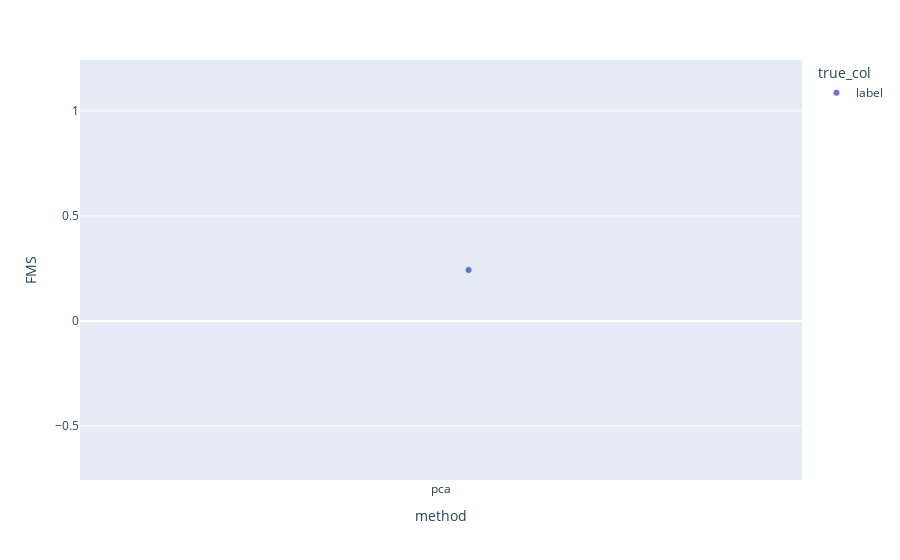

Here is the notebook cell this chart was saved with:
### Code cell
fig = px.strip(df_results, x='method', y='FMS', color = "true_col")
fig.show()

### Figure 1 — Plotly figure (JSON) as saved in the notebook; plotly's stock layout.template omitted (floating-point values rounded to 4 significant figures)
{"data": [{"alignmentgroup": "True", "boxpoints": "all", "fillcolor": "rgba(255,255,255,0)", "hoveron": "points", "hovertemplate": "true_col=label<br>method=%{x}<br>FMS=%{y}<extra></extra>", "legendgroup": "label", "line": {"color": "rgba(255,255,255,0)"}, "marker": {"color": "#636efa"}, "name": "label", "offsetgroup": "label", "orientation": "v", "pointpos": 0, "showlegend": true, "type": "box", "x": ["pca"], "x0": " ", "xaxis": "x", "y": [0.2425], "y0": " ", "yaxis": "y"}], "layout": {"boxmode": "group", "legend": {"title": {"text": "true_col"}, "tracegroupgap": 0}, "margin": {"t": 60}, "xaxis": {"anchor": "y", "domain": [0, 1], "title": {"text": "method"}}, "yaxis": {"anchor": "x", "domain": [0, 1], "title": {"text": "FMS"}}}}
